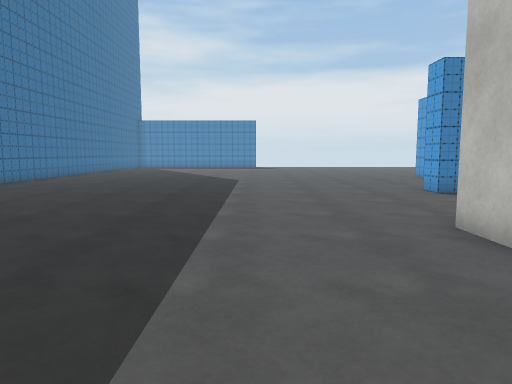
view 1 (above)

17 first-person views from a walk through a Unity game level. The camera is 1.2 m above the floor, tilts 6° down and sees 70° across. The floor is counted in squares, 1 m on a side. Each view is taken from the middle of a square. On the plan, view 1 faces up. The plan holds only what a view shows up to about 15 squares ahead; the rest is blank. The place goes on beyond the plan. Some surface patterns are stand-ins.

view 2
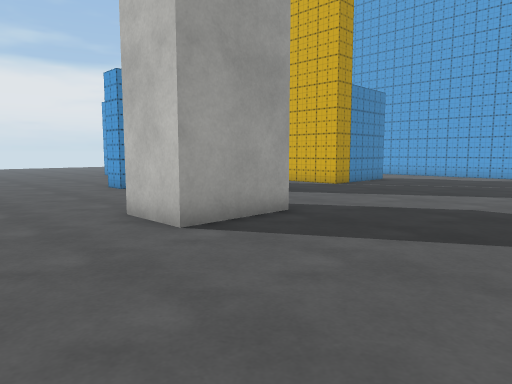

view 3
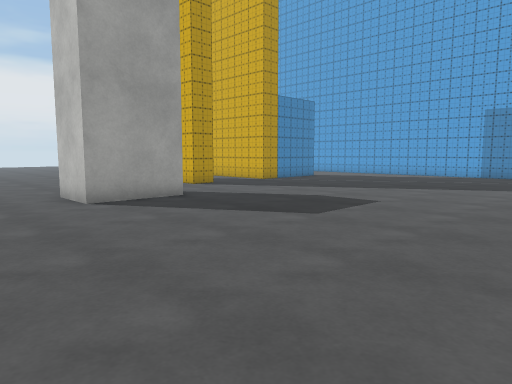

view 4
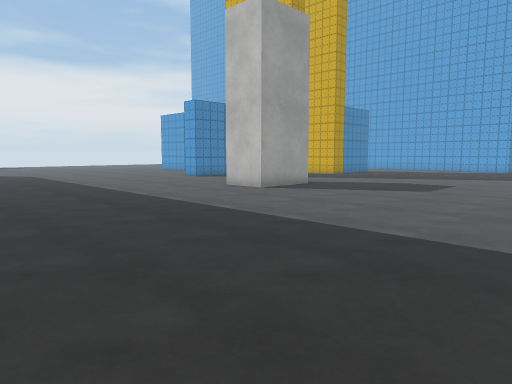

view 5
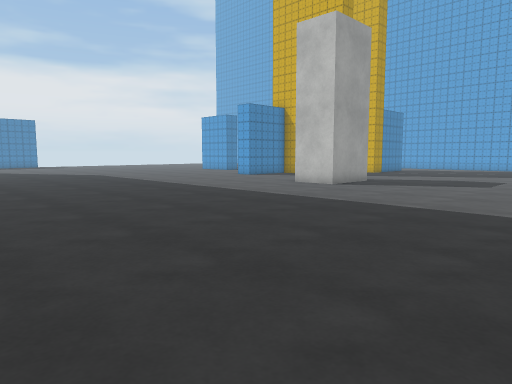

view 6
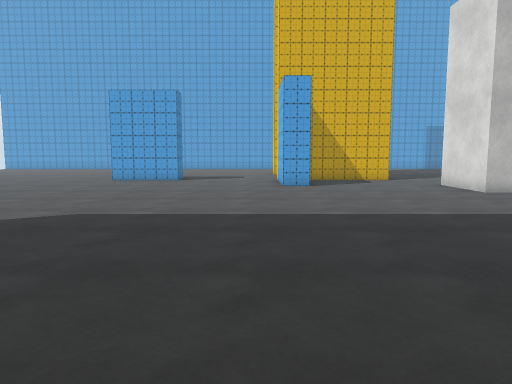

view 7
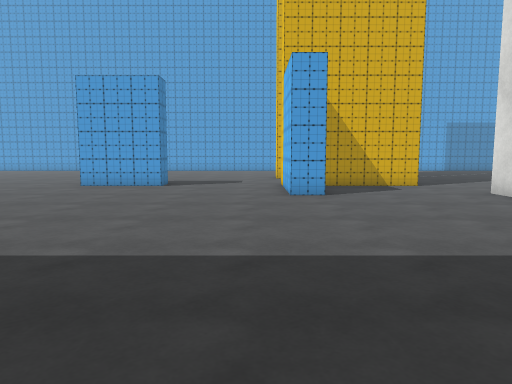

view 8
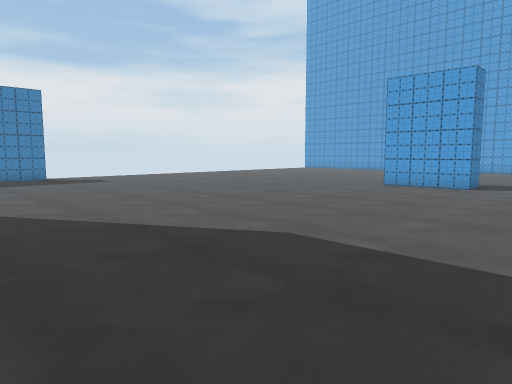

view 9
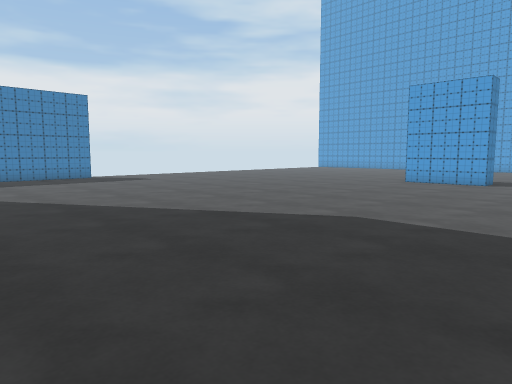

view 10
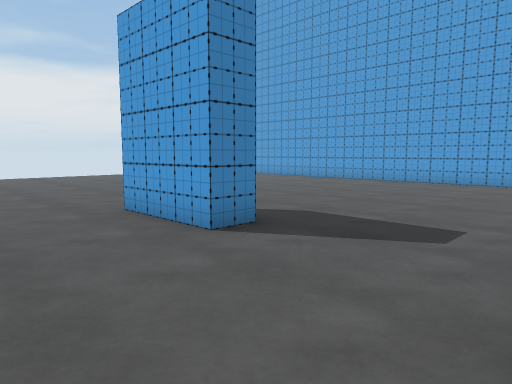

view 11
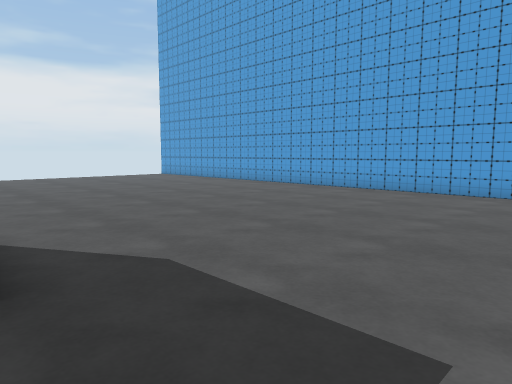

view 12
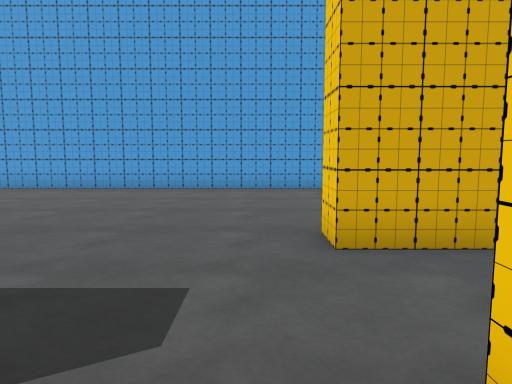

view 13
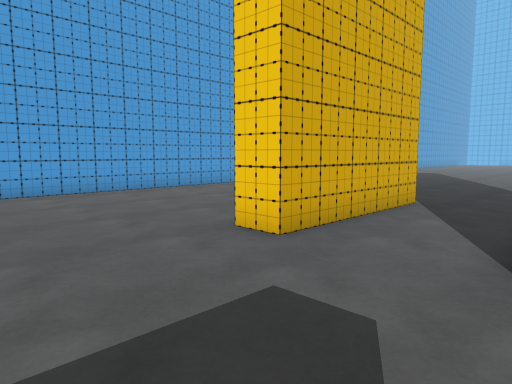

view 14
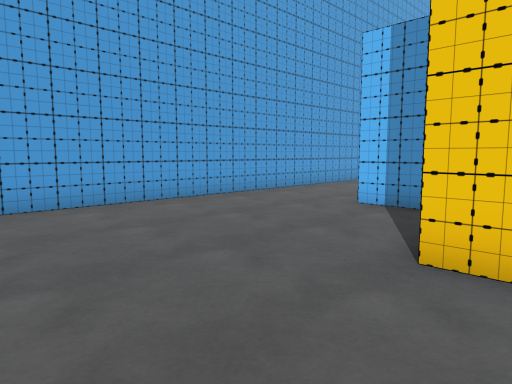

view 15
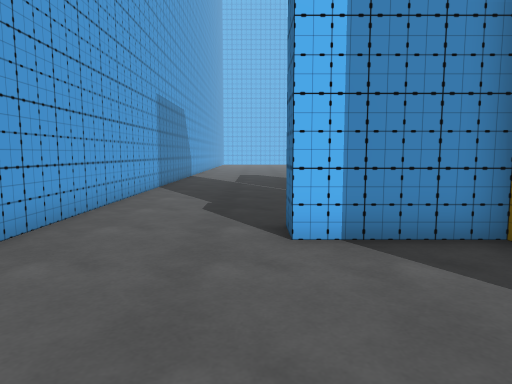

view 16
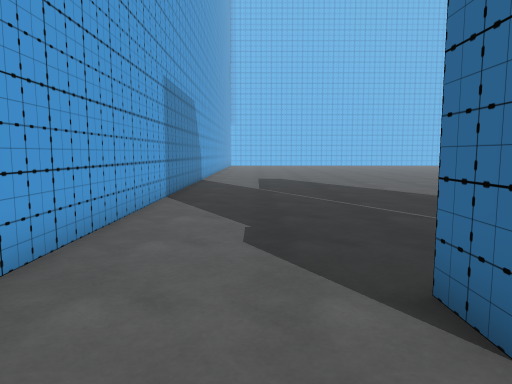

view 17
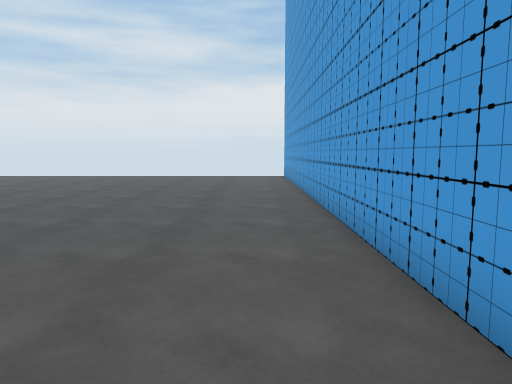

### Floor plan
Points are (right, up) in squares from view 1. A wall is a line through its corners. A room is listed if a view was taken in it or the views show most of it. See-through windows are left out.
Room 1 (views 1, 2, 3, 4, 5, 6, 7, 8, 9, 10, 11, 12, 13, 14, 15, 16, 17)
walls: (6.1, 11) (5.5, 11) (5.5, 12) (9.5, 12); (9.6, 16.5) (8.5, 16.5) (8.5, 19.5); (9.4, 7) (8.5, 7) (8.5, 10.5); (6.1, 4) (3.3, 4) (3.3, 5.9) (6, 5.9); (13.4, 8) (16.5, 8) (16.5, 7); (13.4, 7) (12.5, 7) (12.5, 12) (13.5, 12); (-10, 15.1) (-10, 14.2); (20.5, -5) (20.5, 28)

Positions as (right, up) in squares from view 1, and headings:
1: (0, 0), facing up
2: (0, -1), facing up-right
3: (0, -5), facing up-right
4: (-6, -5), facing up-right
5: (-9, -4), facing up-right
6: (-8, 13), facing right
7: (-5, 13), facing right
8: (-5, 13), facing up-right
9: (-7, 13), facing up-right
10: (5, 12), facing up-right
11: (9, 13), facing up-right
12: (8, 13), facing right
13: (9, 16), facing down-right
14: (12, 16), facing down-right
15: (17, 13), facing down
16: (18, 10), facing down
17: (19, 13), facing up
